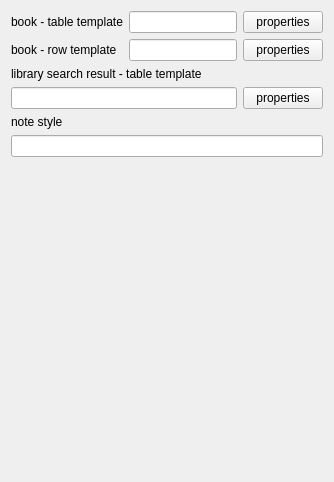
     <widget class="QWidget" name="tab_5">
      <attribute name="title">
       <string>appearance</string>
      </attribute>
      <layout class="QVBoxLayout" name="verticalLayout_20">
       <item>
        <layout class="QGridLayout" name="gridLayout_2">
         <item row="0" column="0">
          <widget class="QLabel" name="label_23">
           <property name="text">
            <string>book - table template</string>
           </property>
          </widget>
         </item>
         <item row="0" column="1">
          <widget class="QLineEdit" name="txtLibTbl"/>
         </item>
         <item row="0" column="2">
          <widget class="QPushButton" name="btTblD1">
           <property name="text">
            <string>properties</string>
           </property>
          </widget>
         </item>
         <item row="1" column="0">
          <widget class="QLabel" name="label_24">
           <property name="text">
            <string>book - row template</string>
           </property>
          </widget>
         </item>
         <item row="1" column="1">
          <widget class="QLineEdit" name="txtLibVrs"/>
         </item>
         <item row="1" column="2">
          <widget class="QPushButton" name="btTblD2">
           <property name="text">
            <string>properties</string>
           </property>
          </widget>
         </item>
        </layout>
       </item>
       <item>
        <layout class="QVBoxLayout" name="verticalLayout_7">
         <item>
          <widget class="QLabel" name="label_25">
           <property name="text">
            <string>library search result - table template</string>
           </property>
          </widget>
         </item>
         <item>
          <layout class="QHBoxLayout" name="horizontalLayout_11">
           <item>
            <widget class="QLineEdit" name="txtLibSResTbl"/>
           </item>
           <item>
            <widget class="QPushButton" name="btTblD2_2">
             <property name="text">
              <string>properties</string>
             </property>
            </widget>
           </item>
          </layout>
         </item>
        </layout>
       </item>
       <item>
        <layout class="QVBoxLayout" name="verticalLayout_8">
         <item>
          <widget class="QLabel" name="label_37">
           <property name="text">
            <string>note style</string>
           </property>
          </widget>
         </item>
         <item>
          <widget class="QLineEdit" name="txtNoteStyle"/>
         </item>
        </layout>
       </item>
       <item>
        <layout class="QHBoxLayout" name="horizontalLayout_14">
         <item>
          <widget class="CTextColorChooser" name="HLTextChooser" native="true"/>
         </item>
         <item>
          <spacer name="horizontalSpacer_12">
           <property name="orientation">
            <enum>Qt::Horizontal</enum>
           </property>
           <property name="sizeHint" stdset="0">
            <size>
             <width>40</width>
             <height>20</height>
            </size>
           </property>
          </spacer>
         </item>
        </layout>
       </item>
       <item>
        <spacer name="verticalSpacer_5">
         <property name="orientation">
          <enum>Qt::Vertical</enum>
         </property>
         <property name="sizeHint" stdset="0">
          <size>
           <width>20</width>
           <height>288</height>
          </size>
         </property>
        </spacer>
       </item>
      </layout>
     </widget>
